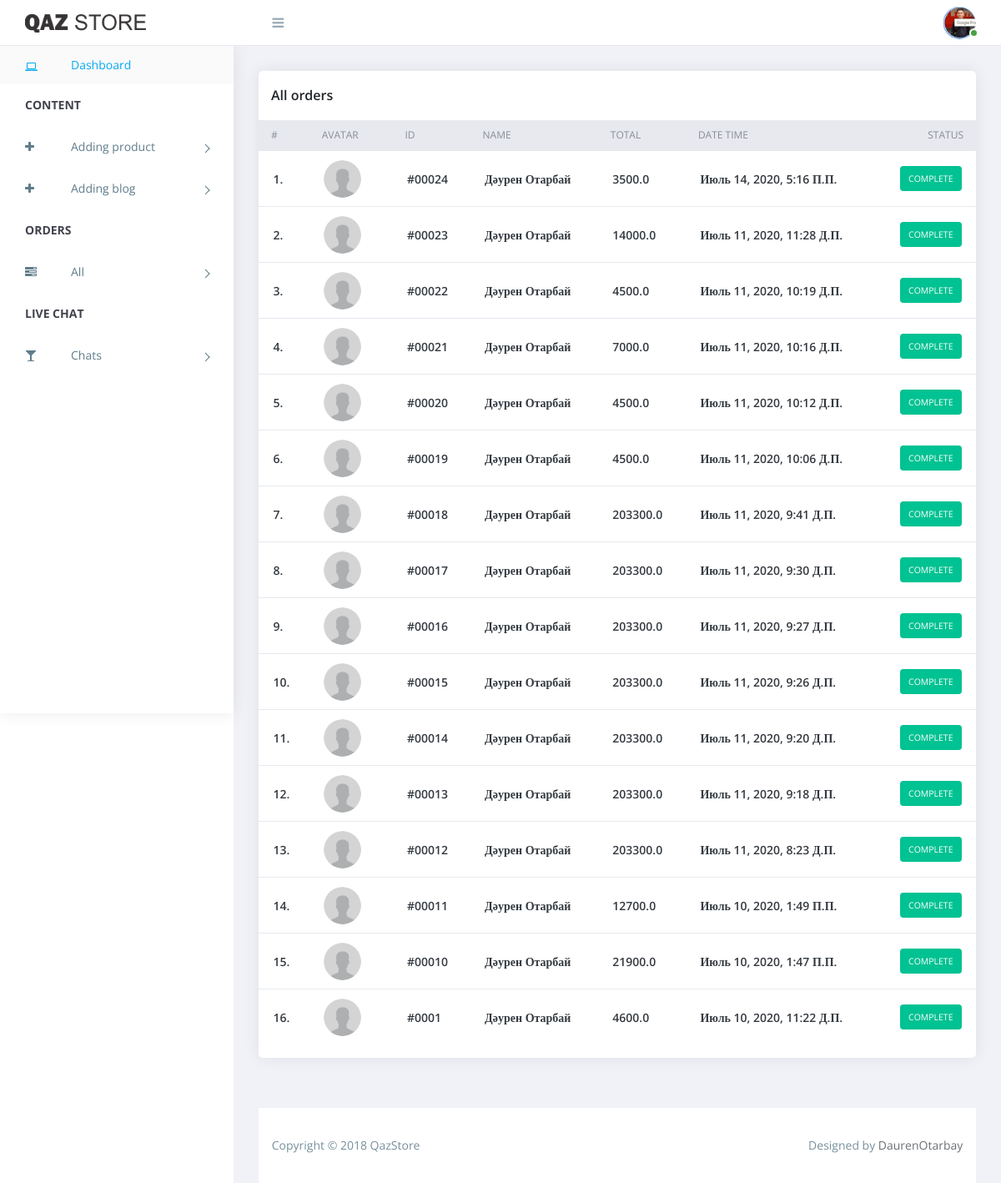
Screenshot of /administration/orders/ with the database file from the repository.
### Order/models.py (models this page shows, shortened)
class Order(models.Model):
    user = models.ForeignKey(User, blank=True, null=True, default=None,on_delete= models.CASCADE)
    total_price = models.FloatField(default=0)#total price for all products in order
    customer_name = models.CharField(max_length=64, blank=True, null=True, default=None)
    customer_email = models.EmailField(blank=True, null=True, default=None)
    customer_phone = models.CharField(max_length=48, blank=True, null=True, default=None)
    customer_country = models.CharField(max_length=128, blank=True, null=True, default=None)
    customer_state = models.CharField(max_length=128, blank=True, null=True, default=None)
    customer_poscode = models.IntegerField(default=0)
    customer_coupone = models.CharField(default="No",max_length=12)
    comment = models.TextField(blank=True, null=True, default=None)
    is_active = models.BooleanField(default=True)
    created_time = models.DateTimeField(auto_now_add=True, auto_now=False)
    updated_time = models.DateTimeField(auto_now_add=False, auto_now=True)
    class Meta:
        verbose_name = 'Заказ'
        verbose_name_plural = 'Заказы'

### Administrations/views.py (the view)
# urls.py: path('orders/', OrderList.as_view(), name="order_list"),
class OrderList(ListView):
    template_name = 'adminka/order_list.html'
    model = ProductsInOrder
    def get_context_data(self, **kwargs):
        orders = Order.objects.filter(is_active = True).order_by("-created_time")
        paginator = Paginator(orders,25)
        page_number = self.request.GET.get('page',1)
        page = paginator.get_page(page_number)
        is_paginated = page.has_other_pages()
        if page.has_previous():
          prev_url = '?page={}'.format(page.previous_page_number())
        else:
          prev_url = ''
        if page.has_next():
          next_url = '?page={}'.format(page.next_page_number())
        else:
          next_url = ''
        context = super().get_context_data(**kwargs)
        context['now'] = timezone.now()
        context['page_object'] = page
        context['prev_url'] = prev_url
        context['is_paginated'] = is_paginated
        context['next_url'] = next_url
        return context

### Products/context_processors.py (called while the page is built)
def getting_basket_info(request):
    user = request.user
    session_key = request.session.session_key
    if request.user.is_authenticated:
        room = RoomChat.objects.filter(Q(assistant=request.user) | Q(customer=request.user))
        product_in_basket_for_total_price = ProductsInBasket.objects.filter(user=user)
        products_in_minibasket = ProductsInBasket.objects.filter(user=user,is_active = True)
        products_total_nmb = products_in_minibasket.count()
        total_price = 0
        for i in product_in_basket_for_total_price:
          total_price = total_price + i.total_price
    else:
        products_total_nmb = 0
        total_price = 0
    return locals()

def getting_wishlist_info(request):
    user = request.user
    session_key = request.session.session_key
    if request.user.is_authenticated:
        wishlist_total_nmb = ProductsInWishlist.objects.filter(user=user,is_active = True).count()
    else:
        wishlist_total_nmb = 0
    return locals()

### templates/adminka/order_list.html (shortened to what this page needs)
{% extends "base/base_admin.html" %}
{% load static %}
{% block content %}
        <div class="content">
            <div class="animated fadeIn">
                <div class="orders">
                    <div class="row">
                        <div class="col-xl-12">
                            <div class="card">
                                <div class="card-body">
                                    <h4 class="box-title">All orders</h4>
                                </div>
                                <div class="card-body--">
                                    <div class="table-stats order-table ov-h">
                                        <table class="table ">
                                            <thead>
                                                <tr>
                                                    <th class="serial">#</th>
                                                    <th class="avatar">Avatar</th>
                                                    <th>ID</th>
                                                    <th>Name</th>
                                                    <th>Total</th>
                                                    <th>Date time</th>
                                                    <th>Status</th>
                                                </tr>
                                            </thead>
                                            <tbody>
                                                {%for order in page_object%}
                                                <tr>
                                                    <td class="serial">{{forloop.counter}}.</td>
                                                    <td class="avatar">
                                                        <div class="round-img">
                                                            <a href="#"><img class="rounded-circle" src="{% static 'images/avatar-01.jpg'%}" alt=""></a>
                                                        </div>
                                                    </td>
                                                    <td> #000{{order.id}} </td>
                                                    <td>  <span class="name">{{order.customer_name}}</span> </td>
                                                    <td> <span class="product">{{order.total_price}}</span> </td>
                                                    <td><span class="count">{{order.created_time}}</span></td>
                                                    <td>
                                                        <span class="badge badge-complete">Complete</span>
                                                    </td>
                                                </tr>
                                                 {%endfor%}
                                            </tbody>
                                        </table>
                                    </div>
                                </div>
                            </div>
                        </div>
                    </div>
                </div>
            </div>
        </div>
{% endblock content%}

### static/assets/css/style.css (style rules this page uses)
body { display: table; font-family: "Open Sans", sans-serif; font-size: 16px; width: 100%; }
a, button { text-decoration: none; outline: none !important; color: #878787; -webkit-transition: all 0.25s ease; transition: all 0.25s ease; }
h1, h2, h3, h4, h5, h6 { margin: 0; }
img { max-width: 100%; }
.ov-h { overflow: hidden; }
.order-table { position: relative; }
.order-table:after, .order-table:before { content: ""; position: absolute; top: 0px; height: 37px; width: 10px; background: #e8e9ef; }
.order-table:after { right: -1px; }
.order-table:before { left: -1px; }
.order-table tr th { background: #e8e9ef; }
.order-table tr td:last-child, .order-table tr th:last-child { text-align: right; }
.order-table tr:last-child td { border: none; }
.order-table .badge { color: white; padding: 10px; text-transform: uppercase; font-weight: normal; }
.order-table .badge-complete { background: #00c292; }
.content { float: left; padding: 1.875em; width: 100%; }
.card { margin-bottom: 1.875em; border-radius: 5px; padding: 0; border: 0px solid transparent; -webkit-box-shadow: 0 0 20px rgba(0, 0, 0, 0.08); box-shadow: 0 0 20px rgba(0, 0, 0, 0.08); }
.card .box-title { font-weight: 600; font-size: 1em; padding: 5px 0; }
.card .card-body { float: left; position: relative; width: 100%; }
.card h4 { font-size: 1.1rem; }
.table-stats table { font-family: 'Open Sans'; }
.table-stats table th, .table-stats table td { border: none; border-bottom: 1px solid #e8e9ef; color: #868e96; font-size: 12px; font-weight: normal; padding: .75em 1.25em; text-transform: uppercase; }
.table-stats table th img, .table-stats table td img { margin-right: 10px; max-width: 45px; }
.table-stats table th .name, .table-stats table td .name { color: #343a40; font-size: 14px; text-transform: capitalize; }
.table-stats table td { color: #343a40; font-size: 14px; font-weight: 600; text-transform: capitalize; vertical-align: middle; }
@media (max-width: 1368px) { .card-body { padding: 15px; } }

### rows the page displays
Order: id "24", customer_name "Дәурен Отарбай", total_price "3500.0", created_time "Июль 14, 2020, 5:16 П.п."
Order: id "23", customer_name "Дәурен Отарбай", total_price "14000.0", created_time "Июль 11, 2020, 11:28 Д.п."
Order: id "22", customer_name "Дәурен Отарбай", total_price "4500.0", created_time "Июль 11, 2020, 10:19 Д.п."
Order: id "21", customer_name "Дәурен Отарбай", total_price "7000.0", created_time "Июль 11, 2020, 10:16 Д.п."
Order: id "20", customer_name "Дәурен Отарбай", total_price "4500.0", created_time "Июль 11, 2020, 10:12 Д.п."
Order: id "19", customer_name "Дәурен Отарбай", total_price "4500.0", created_time "Июль 11, 2020, 10:06 Д.п."
Order: id "18", customer_name "Дәурен Отарбай", total_price "203300.0", created_time "Июль 11, 2020, 9:41 Д.п."
Order: id "17", customer_name "Дәурен Отарбай", total_price "203300.0", created_time "Июль 11, 2020, 9:30 Д.п."
Order: id "16", customer_name "Дәурен Отарбай", total_price "203300.0", created_time "Июль 11, 2020, 9:27 Д.п."
Order: id "15", customer_name "Дәурен Отарбай", total_price "203300.0", created_time "Июль 11, 2020, 9:26 Д.п."
Order: id "14", customer_name "Дәурен Отарбай", total_price "203300.0", created_time "Июль 11, 2020, 9:20 Д.п."
Order: id "13", customer_name "Дәурен Отарбай", total_price "203300.0", created_time "Июль 11, 2020, 9:18 Д.п."
Order: id "12", customer_name "Дәурен Отарбай", total_price "203300.0", created_time "Июль 11, 2020, 8:23 Д.п."
Order: id "11", customer_name "Дәурен Отарбай", total_price "12700.0", created_time "Июль 10, 2020, 1:49 П.п."
Order: id "10", customer_name "Дәурен Отарбай", total_price "21900.0", created_time "Июль 10, 2020, 1:47 П.п."
Order: id "1", customer_name "Дәурен Отарбай", total_price "4600.0", created_time "Июль 10, 2020, 11:22 Д.п."
